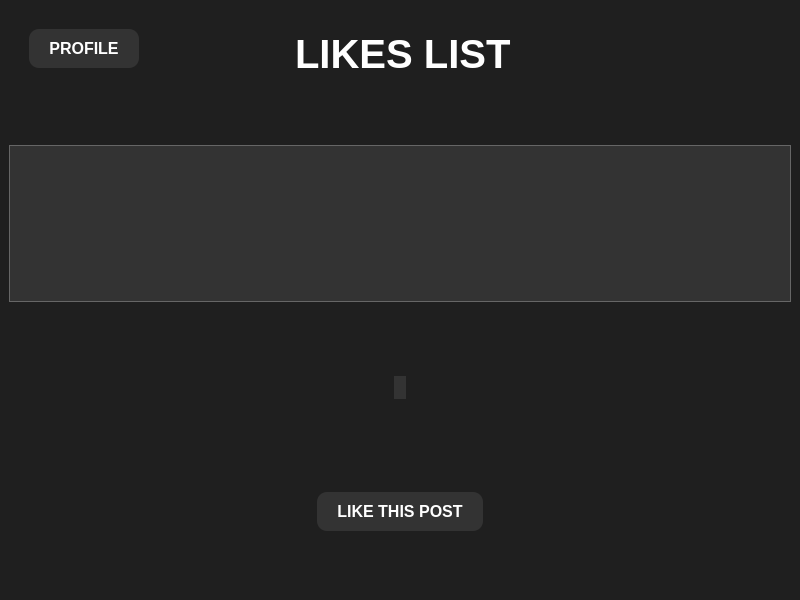
<?xml version="1.0" encoding="UTF-8"?>
<ui version="4.0">
 <class>LikesWindow</class>
 <widget class="QMainWindow" name="LikesWindow">
  <property name="geometry">
   <rect>
    <x>0</x>
    <y>0</y>
    <width>800</width>
    <height>600</height>
   </rect>
  </property>
  <property name="windowTitle">
   <string>MainWindow</string>
  </property>
  <property name="styleSheet">
   <string notr="true">background-color:rgb(31,31,31);</string>
  </property>
  <widget class="QWidget" name="centralwidget">
   <layout class="QVBoxLayout" name="verticalLayout" stretch="2,0,9,0">
    <item>
     <layout class="QVBoxLayout" name="verticalLayout_3">
      <item>
       <layout class="QHBoxLayout" name="horizontalLayout" stretch="2,4,2">
        <item>
         <layout class="QHBoxLayout" name="horizontalLayout_3">
          <item alignment="Qt::AlignLeft|Qt::AlignTop">
           <widget class="QPushButton" name="pushButton_goBack">
            <property name="styleSheet">
             <string notr="true">QPushButton {
    border: none;
    border-radius: 10px;
    background-color: #333333;
    color: white;
    padding: 10px 20px;
	margin-top:20px;
	margin-left:20px;
    font-size: 16px;
    font-weight: bold;
    text-transform: uppercase;
    outline: none;
}

QPushButton:hover {
    background-color: #555555;
}</string>
            </property>
            <property name="text">
             <string>PROFILE</string>
            </property>
           </widget>
          </item>
         </layout>
        </item>
        <item>
         <layout class="QHBoxLayout" name="horizontalLayout_4">
          <item alignment="Qt::AlignHCenter|Qt::AlignVCenter">
           <widget class="QLabel" name="label">
            <property name="font">
             <font>
              <pointsize>30</pointsize>
              <bold>true</bold>
             </font>
            </property>
            <property name="styleSheet">
             <string notr="true">color:rgb(255, 255, 255);</string>
            </property>
            <property name="text">
             <string>LIKES LIST</string>
            </property>
           </widget>
          </item>
         </layout>
        </item>
        <item>
         <layout class="QHBoxLayout" name="horizontalLayout_2">
          <item>
           <spacer name="horizontalSpacer">
            <property name="orientation">
             <enum>Qt::Horizontal</enum>
            </property>
            <property name="sizeHint" stdset="0">
             <size>
              <width>40</width>
              <height>20</height>
             </size>
            </property>
           </spacer>
          </item>
         </layout>
        </item>
       </layout>
      </item>
     </layout>
    </item>
    <item>
     <spacer name="verticalSpacer_4">
      <property name="orientation">
       <enum>Qt::Vertical</enum>
      </property>
      <property name="sizeHint" stdset="0">
       <size>
        <width>20</width>
        <height>40</height>
       </size>
      </property>
     </spacer>
    </item>
    <item>
     <layout class="QVBoxLayout" name="verticalLayout_2" stretch="4,0,2,0,2">
      <item>
       <layout class="QVBoxLayout" name="verticalLayout_5">
        <item>
         <widget class="QListWidget" name="listWidget">
          <property name="styleSheet">
           <string notr="true">QListWidget {
    background-color: #333333;
    border: 1px solid #666666;
    color: #CCCCCC;
    font-family: Arial;
    font-size: 12px;
}

QListWidget::item {
    background-color: #444444;
    padding: 8px;
}

QListWidget::item:hover {
    background-color: #555555;
}

QListWidget::item:selected {
    background-color: #007ACC;
    color: #FFFFFF;
}

QListWidget::item:selected:!active {
    background-color: #007ACC;
    color: #FFFFFF;
}

QListWidget::item:selected:active {
    background-color: #005C99;
}
</string>
          </property>
         </widget>
        </item>
       </layout>
      </item>
      <item>
       <spacer name="verticalSpacer_2">
        <property name="orientation">
         <enum>Qt::Vertical</enum>
        </property>
        <property name="sizeHint" stdset="0">
         <size>
          <width>20</width>
          <height>40</height>
         </size>
        </property>
       </spacer>
      </item>
      <item>
       <layout class="QVBoxLayout" name="verticalLayout_7">
        <item alignment="Qt::AlignHCenter|Qt::AlignVCenter">
         <widget class="QLabel" name="label_status">
          <property name="font">
           <font>
            <pointsize>15</pointsize>
            <bold>true</bold>
           </font>
          </property>
          <property name="styleSheet">
           <string notr="true">color:rgb(255,255,255);
background-color:#333333;</string>
          </property>
          <property name="text">
           <string/>
          </property>
         </widget>
        </item>
       </layout>
      </item>
      <item>
       <spacer name="verticalSpacer_3">
        <property name="orientation">
         <enum>Qt::Vertical</enum>
        </property>
        <property name="sizeHint" stdset="0">
         <size>
          <width>20</width>
          <height>40</height>
         </size>
        </property>
       </spacer>
      </item>
      <item>
       <layout class="QVBoxLayout" name="verticalLayout_6">
        <item>
         <layout class="QHBoxLayout" name="horizontalLayout_5" stretch="2,2,2">
          <item>
           <layout class="QHBoxLayout" name="horizontalLayout_7">
            <item>
             <spacer name="horizontalSpacer_2">
              <property name="orientation">
               <enum>Qt::Horizontal</enum>
              </property>
              <property name="sizeHint" stdset="0">
               <size>
                <width>40</width>
                <height>20</height>
               </size>
              </property>
             </spacer>
            </item>
           </layout>
          </item>
          <item>
           <layout class="QHBoxLayout" name="horizontalLayout_8">
            <item alignment="Qt::AlignHCenter|Qt::AlignVCenter">
             <widget class="QPushButton" name="pushButton_like">
              <property name="styleSheet">
               <string notr="true">QPushButton {
    border: none;
    border-radius: 10px;
    background-color: #333333;
    color: white;
    padding: 10px 20px;
    font-size: 16px;
    font-weight: bold;
    text-transform: uppercase;
    outline: none;
}

QPushButton:hover {
    background-color: #555555;
}</string>
              </property>
              <property name="text">
               <string>LIKE THIS POST</string>
              </property>
             </widget>
            </item>
           </layout>
          </item>
          <item>
           <layout class="QHBoxLayout" name="horizontalLayout_6">
            <item>
             <spacer name="horizontalSpacer_3">
              <property name="orientation">
               <enum>Qt::Horizontal</enum>
              </property>
              <property name="sizeHint" stdset="0">
               <size>
                <width>40</width>
                <height>20</height>
               </size>
              </property>
             </spacer>
            </item>
           </layout>
          </item>
         </layout>
        </item>
       </layout>
      </item>
     </layout>
    </item>
    <item>
     <spacer name="verticalSpacer">
      <property name="orientation">
       <enum>Qt::Vertical</enum>
      </property>
      <property name="sizeHint" stdset="0">
       <size>
        <width>20</width>
        <height>40</height>
       </size>
      </property>
     </spacer>
    </item>
   </layout>
  </widget>
 </widget>
 <resources/>
 <connections/>
</ui>
